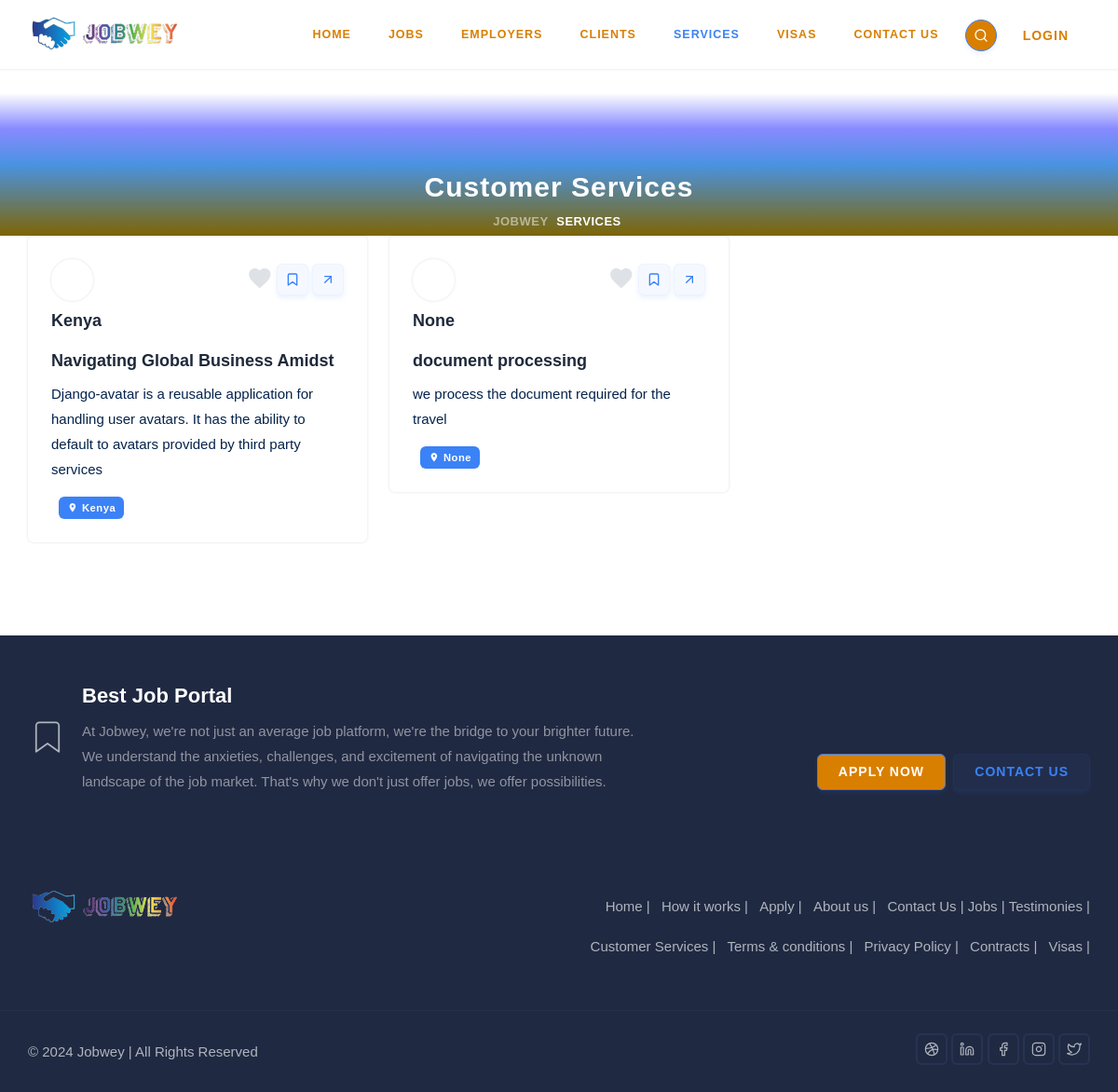
The page /services/ on the database as committed earlier.
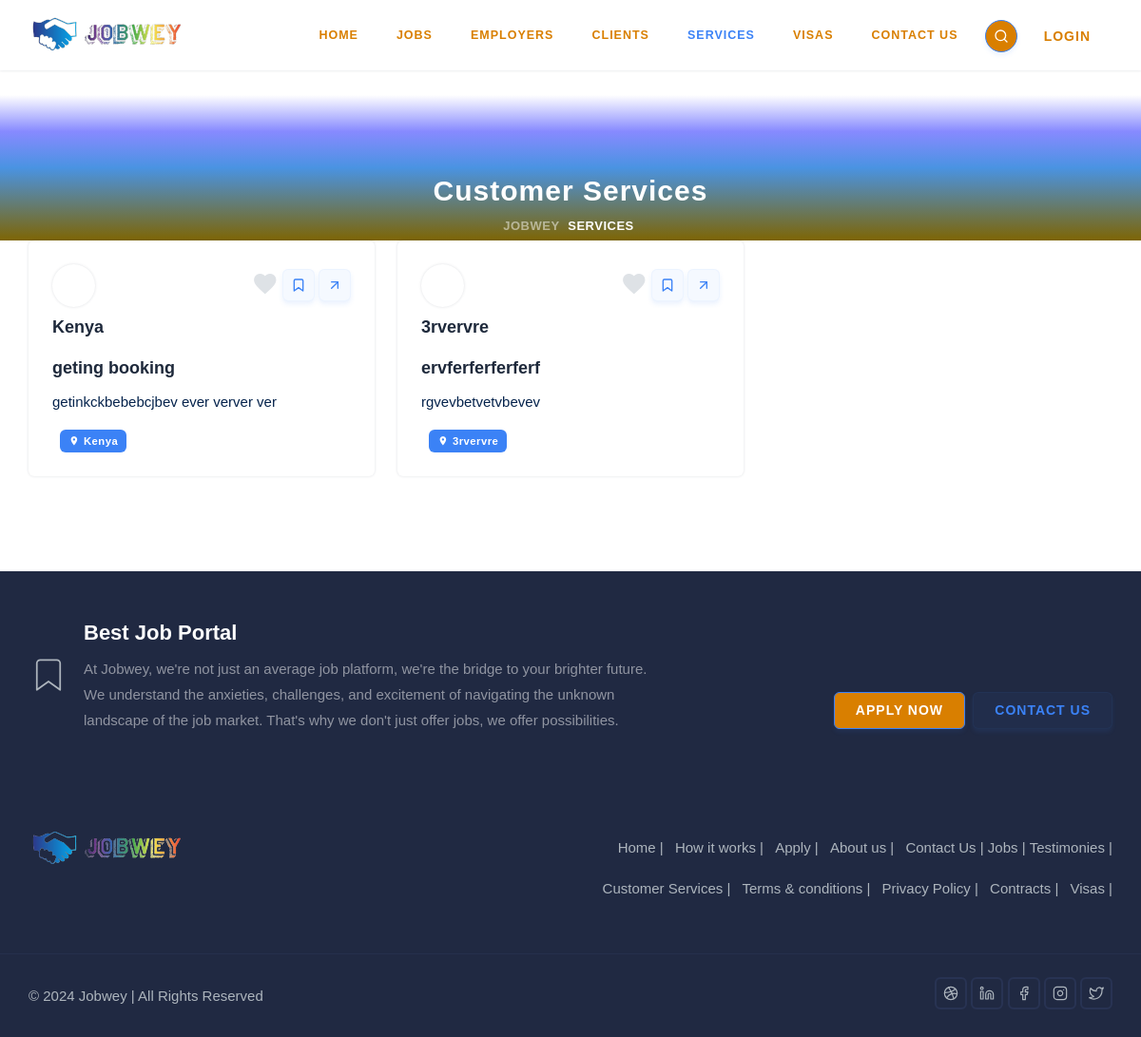
The same page on the database as committed later.
### jobwey/models.py (models this page shows, shortened)
class Service(models.Model):
    title = models.CharField(max_length=100, unique=True)
    slug = models.SlugField(max_length=100)
    country_flag = models.ImageField(upload_to="country_flag/", blank=True)
    summary = models.TextField()
    content = RichTextField()
    country = models.CharField(max_length=100, blank=True, null=True)
    def get_absolute_url(self):
        return reverse("jobwey:service_detail", kwargs={"slug": self.slug})

### jobwey/views.py (the view)
# urls.py: path("services/", views.ServiceListView.as_view(), name="services"),
class ServiceListView(TemplateView):
    template_name = "jobwey/services.html"
    queryset = Service.objects.all()
    def get_context_data(self, **kwargs):
        context = super().get_context_data(**kwargs)
        context["services"] = self.queryset
        return context

### tokens/models.py (called while the page is built)
    def __str__(self):
        return f"{self.pk}"

### upjobwey/context_processors.py (called while the page is built)
def get_recent_time():
    return timezone.now() - datetime.timedelta(days=7)

def site_constants(request):
    return dict(
        dribbble="jobwey",
        linkedin="jobwey",
        facebook="jobwey",
        instagram="jobwey",
        twitter="jobwey",
        tinymce_apikey=TinyMceApiKey.objects.filter(is_active=True).last(),
        tags = Tag.objects.all()[:8],
        recent_posts = Post.objects.filter(createdAt__gte=get_recent_time()).all().order_by("?")[:6],
    )

### templates/jobwey/services.html (shortened to what this page needs)
{% extends "base.html" %}
{% load static %}
{% block main %}
<section class="bg-half-170 d-table w-100">
  <div class="bg-overlay bg-gradient-overlay"></div>
  <div class="container">
    <div class="row mt-5 justify-content-center">
      <div class="col-12">
        <div class="title-heading text-center">
          <h5
            class="heading fw-semibold mb-0 sub-heading text-white title-dark"
          >
            Customer Services
          </h5>
        </div>
      </div>
    </div>
    <div class="position-middle-bottom">
      <nav aria-label="breadcrumb" class="d-block">
        <ul class="breadcrumb breadcrumb-muted mb-0 p-0">
          <li class="breadcrumb-item">
            <a href="{% url 'jobwey:home' %}">Jobwey</a>
          </li>
          <li class="breadcrumb-item active" aria-current="page">Services</li>
        </ul>
      </nav>
    </div>
  </div>
</section>
<div class="container mt-60">
  {% if services %}
  <div class="row g-4">
    {% for service in services %}
    <div class="col-lg-4 col-md-6 col-12">
      <div class="job-post job-type-three rounded shadow bg-white p-4">
        <div class="d-flex justify-content-between">
          <div>
            <svg
              class="img-fluid avatar avatar-md-sm rounded-circle shadow"
              width="40"
              height="40"
              data-jdenticon-value="user{{service.pk}}"
            ></svg>
            <a
              href="{{service.get_absolute_url}}"
              class="h5 company text-dark d-block mt-2"
              >{{service.country|title}}</a
            >
          </div>
          <ul class="list-unstyled align-items-center mb-0">
            <li class="list-inline-item">
              <a href="javascript:void(0)" class="like"
                ><i class="mdi mdi-heart align-middle fs-3"></i
              ></a>
            </li>
            <li class="list-inline-item">
              <a
                href="{{service.get_absolute_url}}"
                class="btn btn-icon btn-sm btn-soft-primary"
                ><i data-feather="bookmark" class="icons"></i
              ></a>
            </li>
            <li class="list-inline-item">
              <a
                href="{{service.get_absolute_url}}"
                class="btn btn-icon btn-sm btn-soft-primary"
                ><i data-feather="arrow-up-right" class="icons"></i
              ></a>
            </li>
          </ul>
        </div>
        <div class="mt-2">
          <a href="{{service.get_absolute_url}}" class="text-dark title h5"
            >{{service.title|truncatewords:"20"}}</a
          >
          <p class="text-muted mt-2">{{service.summary|truncatewords:"40"}}</p>
          <ul class="list-unstyled mb-0">
            <li class="d-inline-block me-1">
              <a href="" class="badge bg-primary"
                ><i class="mdi mdi-map-marker me-1"></i>{{service.country}}</a
              >
            </li>
          </ul>
        </div>
      </div>
    </div>
    {% endfor %}
  </div>
  {% endif %}
</div>
{% endblock main %}

Rows that differ between the two databases and show on the page:
changed Service "Kenya": title "Navigating Global Business Amidst" → "geting booking"; summary "Django-avatar is a reusable application for handling user avatars. It has the ability to default to avatars provided by third party services" → "getinkckbebebcjbev ever verver ver"
changed Service: country "None" → "3rvervre"; title "document processing" → "ervferferferferf"; summary "we process the document required for the travel" → "rgvevbetvetvbevev"
